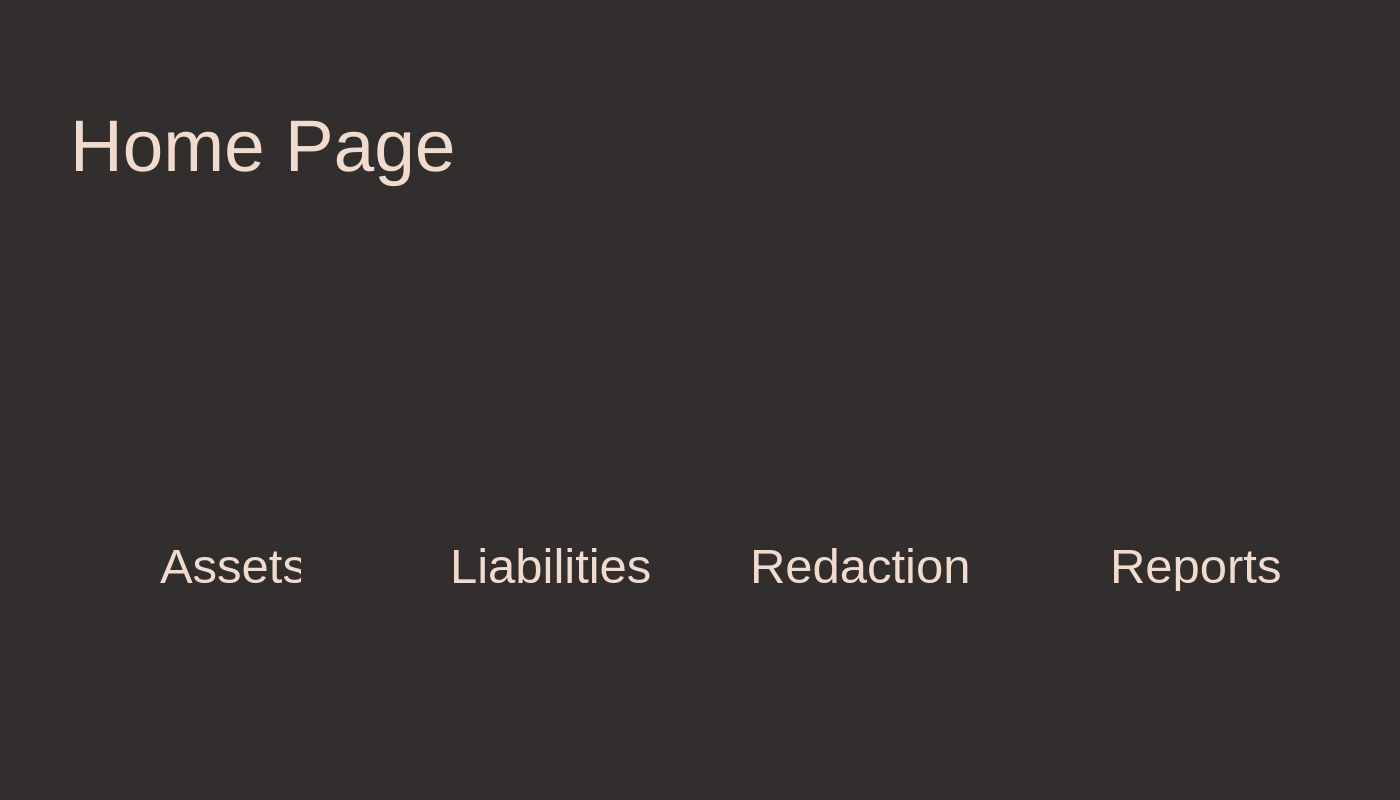
<?xml version="1.0" encoding="UTF-8"?>
<ui version="4.0">
 <class>MainWindow</class>
 <widget class="QMainWindow" name="MainWindow">
  <property name="geometry">
   <rect>
    <x>0</x>
    <y>0</y>
    <width>1400</width>
    <height>800</height>
   </rect>
  </property>
  <property name="windowTitle">
   <string>MainWindow</string>
  </property>
  <property name="styleSheet">
   <string notr="true">background-color: None;</string>
  </property>
  <widget class="QWidget" name="centralwidget">
   <property name="styleSheet">
    <string notr="true">background-color: #312e2d;</string>
   </property>
   <widget class="QLabel" name="label">
    <property name="geometry">
     <rect>
      <x>80</x>
      <y>240</y>
      <width>291</width>
      <height>291</height>
     </rect>
    </property>
    <property name="text">
     <string/>
    </property>
    <property name="pixmap">
     <pixmap>Pictures/assets.png</pixmap>
    </property>
   </widget>
   <widget class="QLabel" name="label_2">
    <property name="geometry">
     <rect>
      <x>400</x>
      <y>240</y>
      <width>291</width>
      <height>291</height>
     </rect>
    </property>
    <property name="text">
     <string/>
    </property>
    <property name="pixmap">
     <pixmap>Pictures/liabilities.png</pixmap>
    </property>
   </widget>
   <widget class="QLabel" name="label_3">
    <property name="geometry">
     <rect>
      <x>1040</x>
      <y>240</y>
      <width>291</width>
      <height>291</height>
     </rect>
    </property>
    <property name="text">
     <string/>
    </property>
    <property name="pixmap">
     <pixmap>Pictures/reports.png</pixmap>
    </property>
   </widget>
   <widget class="QLabel" name="label_4">
    <property name="geometry">
     <rect>
      <x>720</x>
      <y>240</y>
      <width>291</width>
      <height>291</height>
     </rect>
    </property>
    <property name="text">
     <string/>
    </property>
    <property name="pixmap">
     <pixmap>Pictures/redaction.png</pixmap>
    </property>
   </widget>
   <widget class="QLabel" name="label_5">
    <property name="geometry">
     <rect>
      <x>450</x>
      <y>540</y>
      <width>201</width>
      <height>51</height>
     </rect>
    </property>
    <property name="font">
     <font>
      <pointsize>37</pointsize>
     </font>
    </property>
    <property name="styleSheet">
     <string notr="true">color: #f1dbce;</string>
    </property>
    <property name="text">
     <string>Liabilities</string>
    </property>
   </widget>
   <widget class="QLabel" name="label_6">
    <property name="geometry">
     <rect>
      <x>160</x>
      <y>540</y>
      <width>141</width>
      <height>51</height>
     </rect>
    </property>
    <property name="font">
     <font>
      <pointsize>37</pointsize>
     </font>
    </property>
    <property name="styleSheet">
     <string notr="true">color: #f1dbce;</string>
    </property>
    <property name="text">
     <string>Assets</string>
    </property>
   </widget>
   <widget class="QPushButton" name="pushButton">
    <property name="geometry">
     <rect>
      <x>80</x>
      <y>250</y>
      <width>281</width>
      <height>271</height>
     </rect>
    </property>
    <property name="styleSheet">
     <string notr="true">QPushButton {
background-color: Transparent;
background-repeat:no-repeat;
border: 3px;
border-radius:40;
}
QPushButton:hover {
background: rgba(83, 80, 79, 0.4);
}
</string>
    </property>
    <property name="text">
     <string/>
    </property>
   </widget>
   <widget class="QPushButton" name="pushButton_2">
    <property name="geometry">
     <rect>
      <x>400</x>
      <y>250</y>
      <width>281</width>
      <height>271</height>
     </rect>
    </property>
    <property name="styleSheet">
     <string notr="true">QPushButton {
background-color: Transparent;
background-repeat:no-repeat;
border: 3px;
border-radius:40;
}
QPushButton:hover {
background: rgba(83, 80, 79, 0.4);
}
</string>
    </property>
    <property name="text">
     <string/>
    </property>
   </widget>
   <widget class="QPushButton" name="pushButton_3">
    <property name="geometry">
     <rect>
      <x>720</x>
      <y>250</y>
      <width>281</width>
      <height>271</height>
     </rect>
    </property>
    <property name="styleSheet">
     <string notr="true">QPushButton {
background-color: Transparent;
background-repeat:no-repeat;
border: 3px;
border-radius:40;
}
QPushButton:hover {
background: rgba(83, 80, 79, 0.4);
}
</string>
    </property>
    <property name="text">
     <string/>
    </property>
   </widget>
   <widget class="QPushButton" name="pushButton_4">
    <property name="geometry">
     <rect>
      <x>1040</x>
      <y>250</y>
      <width>281</width>
      <height>271</height>
     </rect>
    </property>
    <property name="styleSheet">
     <string notr="true">QPushButton {
background-color: Transparent;
background-repeat:no-repeat;
border: 3px;
border-radius:40;
}
QPushButton:hover {
background: rgba(83, 80, 79, 0.4);
}
</string>
    </property>
    <property name="text">
     <string/>
    </property>
   </widget>
   <widget class="QLabel" name="label_7">
    <property name="geometry">
     <rect>
      <x>1110</x>
      <y>540</y>
      <width>181</width>
      <height>51</height>
     </rect>
    </property>
    <property name="font">
     <font>
      <pointsize>37</pointsize>
     </font>
    </property>
    <property name="styleSheet">
     <string notr="true">color: #f1dbce;</string>
    </property>
    <property name="text">
     <string>Reports</string>
    </property>
   </widget>
   <widget class="QLabel" name="label_8">
    <property name="geometry">
     <rect>
      <x>750</x>
      <y>540</y>
      <width>221</width>
      <height>51</height>
     </rect>
    </property>
    <property name="font">
     <font>
      <pointsize>37</pointsize>
     </font>
    </property>
    <property name="styleSheet">
     <string notr="true">color: #f1dbce;</string>
    </property>
    <property name="text">
     <string>Redaction</string>
    </property>
   </widget>
   <widget class="QLabel" name="label_9">
    <property name="geometry">
     <rect>
      <x>70</x>
      <y>100</y>
      <width>401</width>
      <height>91</height>
     </rect>
    </property>
    <property name="font">
     <font>
      <pointsize>55</pointsize>
     </font>
    </property>
    <property name="layoutDirection">
     <enum>Qt::LeftToRight</enum>
    </property>
    <property name="styleSheet">
     <string notr="true">color: #f1dbce;</string>
    </property>
    <property name="text">
     <string>Home Page</string>
    </property>
   </widget>
  </widget>
 </widget>
 <resources/>
 <connections/>
</ui>
